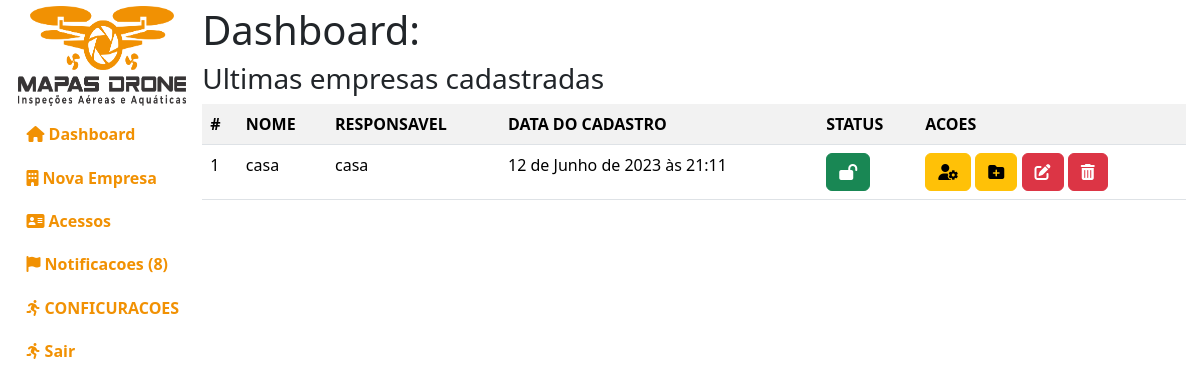
Before: /administracao/ (signed in) with the older database file.
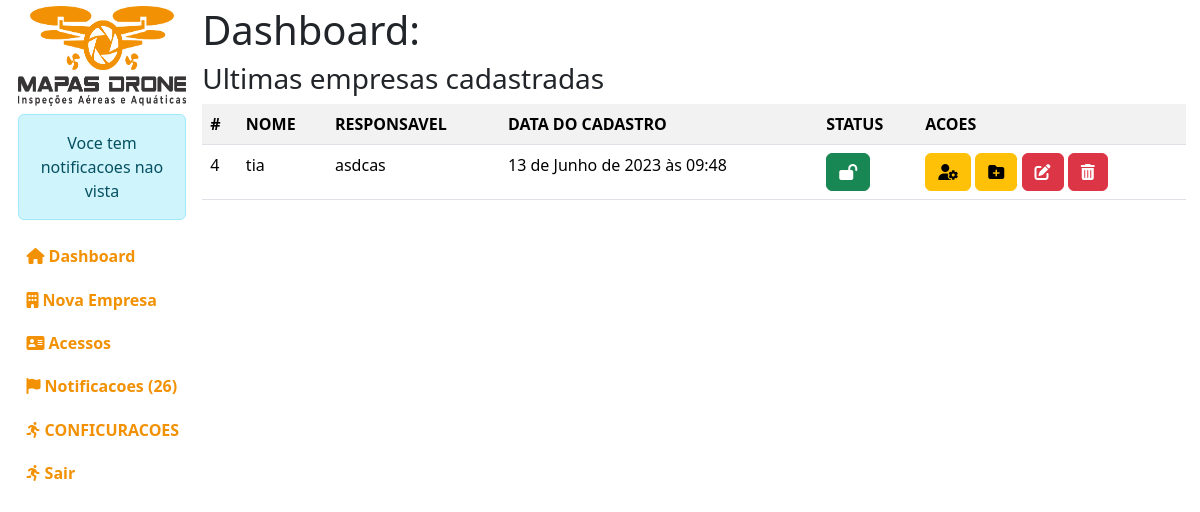
After: the same page with the newer database file.
### empresa/models.py (models this page shows, shortened)
class Empresa(models.Model):
    cnpj = models.CharField(max_length=18, default="", unique=True)
    slug_da_empresa = models.CharField(max_length=255, default="", unique=True)
    nome_da_empresa = models.CharField(max_length=255, default="", unique=True)
    nome_do_responsavel = models.CharField(
        max_length=255, default="", unique=True)
    telefone = models.CharField(max_length=16, default="", unique=True)
    pasta = models.CharField(max_length=255, default="")
    criado = models.DateTimeField(default=timezone.now)
    ativo = models.BooleanField(default=True)
    class Meta:
        db_table = "empresa"
        verbose_name = "Empresa"
        verbose_name_plural = "Empresas"
        ordering = ["-id"]

### administracao/views.py (the view)
# urls.py: path("", views.index),
def index(request):
    if request.user.is_authenticated and request.user.is_superuser:
        empresas = Empresa.objects.all()
        notificacoes = pega_notificacoes()
        context = {"empresas": empresas,
                   "notificacoes": notificacoes, "aviso": aviso()}
        return render(request, "administracao/public/home.html", context)
    info(request, msg="Voce nao tem permissao para acessar essa pagina!")
    return redirect("/")

### administracao/views.py (called while the page is built)
def pega_notificacoes(ordem="last"):
    notificacoes = Notificacoes.objects.all()
    return notificacoes

def aviso():
    nl = 0
    aviso = False
    for n in pega_notificacoes():
        if not n.visto:
            nl += 1
    if nl > 0:
        aviso = True
    return aviso

### templates/administracao/public/home.html (shortened to what this page needs)
{% extends 'base.html' %}
{% load static %}
{% load django_bootstrap5 %}
{% block css %}
<link rel="stylesheet" href="{% static 'index/css/administracao.css' %}">
{% endblock %}
{% block ld %}
<h1>Dashboard:</h1>
<div class="ultimas-empresas">
    {% if empresas %}
        <h3>Ultimas empresas cadastradas</h3>
        <table class="table table-striped">
            <tr>
                <th>#</th>
                <th>NOME</th>
                <th>RESPONSAVEL</th>
                <th>DATA DO CADASTRO</th>
                <th>STATUS</th>
                <th>ACOES</th>
            </tr>
            {% for empresa in empresas%}
            <tr>
                <td>{{empresa.id}}</td>
                <td>{{empresa.nome_da_empresa}}</td>
                <td>{{empresa.nome_do_responsavel}}</td>
                <td>{{empresa.criado}}</td>
                <td>
                    {% if empresa.ativo %}
                        <a class="btn btn-success" href="/empresa/ativar/{{empresa.id}}/desativar/"
                            data-toggle="tooltip" data-placement="top" title="Ativa/Desativar empresa">
                            <i class="fa-solid fa-lock-open"></i>
                        </a>
                    {% else %}
                        <a class="btn btn-danger" href="/empresa/ativar/{{empresa.id}}/ativar/"
                            data-toggle="tooltip" data-placement="top" title="Ativa/Desativar empresa">
                            <i class="fa-solid fa-lock"></i>
                        </a>
                    {% endif %}
                </td>
                <td>
                    <a class="btn btn-warning" href="usuarios/{{empresa.slug_da_empresa}}"
                        data-toggle="tooltip" data-placement="top" title="Gerenciar usuarios">
                        <i class="fa-solid fa-user-gear"></i>
                    </a>
                    <a class="btn btn-warning" href="projetos/{{empresa.slug_da_empresa}}"
                        data-toggle="tooltip" data-placement="top" title="Gerenciar Projetos">
                        <i class="fa-solid fa-folder-plus"></i>
                    </a>
                    <a class="btn btn-danger" href="/empresa/editar/{{empresa.id}}"
                        data-toggle="tooltip" data-placement="top" title="Editar empresa">
                        <i class="fa-solid fa-pen-to-square"></i>
                    </a>
                    <a class="btn btn-danger" href="/empresa/excluir/{{empresa.id}}"
                    data-toggle="tooltip" data-placement="top" title="Excluir empresa">
                        <i class="fa-solid fa-trash-can"></i>
                    </a>
                </td>
            </tr>
            {% endfor %}
        </table>
    {% else %}
        <div class="alert alert-danger">Não possue empresas cadastradas</div>
    {% endif %}
</div>
{% endblock %}

### templates/base.html (shortened to what this page needs)
{% load static %}
{% load django_bootstrap5 %}
<!DOCTYPE html>
<html lang="pt-BR">
<head>
    {% bootstrap_css %}
    <link rel="stylesheet" href="{% static 'index/css/all.min.css' %}" />
    <link rel="stylesheet" href="{% static 'index/css/index.css' %}" />
    {% block css %}
    {% endblock %}
</head>
<body>
    <div class="le">
        {% block le %}
            {% include 'administracao/lateral-esquerda.html' %}
        {% endblock %}
    </div>
    <div class="ld">
        {% block ld %}
        {% endblock %}
    </div>
</body>
</html>

### templates/administracao/lateral-esquerda.html
{% load static %}
<div class="lateral-esquerda">
    <div class="logo">
        <img src="{% static 'index/images/logo.png' %}" width="100%" height="100" alt="">
    </div>
    {% if aviso %}
        <div class="alert alert-info text-center">
            Voce tem notificacoes nao vista
        </div>
    {% endif %}
    <a href="/">
        <i class="fa-solid fa-house"></i>
        <span>Dashboard</span>
    </a>
    {% if request.user.is_superuser %}
        <a href="{% url 'nova_empresa-empresa' %}">
            <i class="fa-solid fa-building"></i>
            <span>Nova Empresa</span>
        </a>
        <a href="/administracao/niveis/">
            <i class="fa-solid fa-address-card"></i>
            <span>Acessos</span>
        </a>
        <a href="/administracao/notificacoes/">
            <i class="fa-solid fa-flag"></i>
            <span>Notificacoes ({{notificacoes|length}})</span>
        </a>
    {% endif %}
    <a href="">
        <i class="fa-solid fa-person-running"></i>
        <span>CONFICURACOES</span>
    </a>
    <a href="{% url 'logout-index' %}">
        <i class="fa-solid fa-person-running"></i>
        <span>Sair</span>
    </a>
</div>

### index/static/index/css/index.css (style rules this page uses)
body { overflow:hidden; }

### index/static/index/css/administracao.css (style rules this page uses)
div.le, div.ld { display:inline-block; height: 100vh; padding:0.5%; overflow: auto; }
div.le { width: 15%; border-radius:10px; margin-left:1%; }
div.le div.logo { margin-bottom: 5%; }
div.le a { display: block; height:40px; line-height: 40px; margin-bottom:2%; padding-left:5%; font-weight: bold; color:#f19103; text-decoration:none; }
div.ld { width: 83%; background-color:#fff; }

Changed rows visible on the page:
removed Empresa: id "1", nome_da_empresa "casa", nome_do_responsavel "casa", criado "12 de Junho de 2023 às 21:11"
added Empresa: id "4", nome_da_empresa "tia", nome_do_responsavel "asdcas", criado "13 de Junho de 2023 às 09:48"
Other visible differences:
{{ notificacoes|length }}: "8" → "26"
text now shown: "Voce tem notificacoes nao vista"
